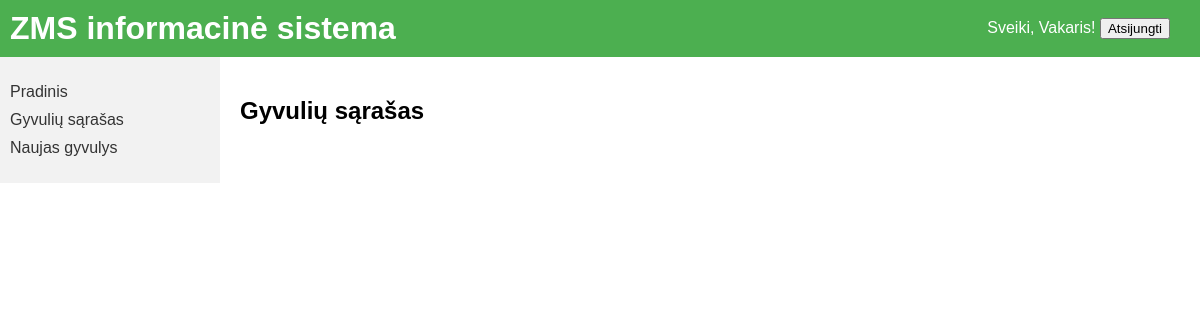
Before: /animals/ (signed in) with the older database file.
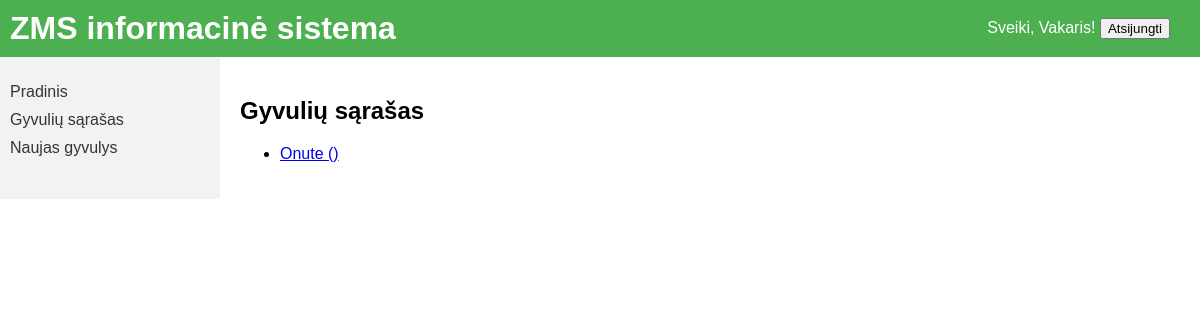
After: the same page with the newer database file.
### main/models.py (models this page shows, shortened)
class Animal(models.Model):
    number = models.CharField(max_length=14,null=True, blank=True,unique=True)
    gender = models.CharField(max_length=10,null=True, blank=True, choices=[('male', 'Male'), ('female', 'Female')])
    color = models.CharField(max_length=50,choices=COLOR_CHOICES, blank=True, null=True)
    name = models.CharField(max_length=50, blank=True, null=True)
    weight = models.DecimalField(max_digits=6, decimal_places=2, blank=True, null=True)
    birth_date = models.DateField(blank=True, null=True)

### main/views.py (the view)
# urls.py: path('animals/', views.animal_list, name='animal_list'),
@login_required
def animal_list(request):
    animals = Animal.objects.all()
    return render(request, 'main/animal_list.html', {'animals': animals})

### templates/main/animal_list.html
{% extends 'main/base.html' %}
{% block content %}
<h2>Gyvulių sąrašas</h2>
<ul>
  {% for animal in animals %}
  <li>
    <a href="{% url 'animal_detail' animal.pk %}">
      {{ animal.name }} ({{ animal.breed }})
    </a>
  </li>
  {% endfor %}
</ul>
{% endblock %}

Changed rows visible on the page:
added Animal: name "Onute"
